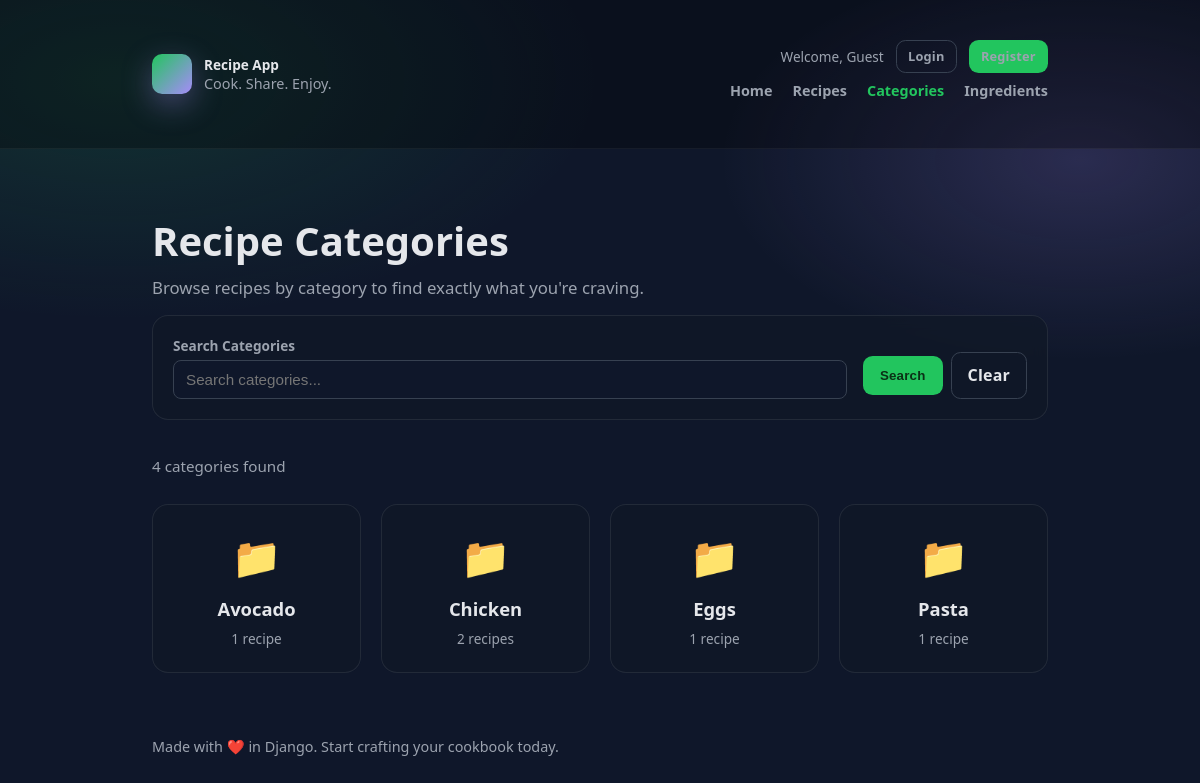
The page /categories/ on the database as committed earlier.
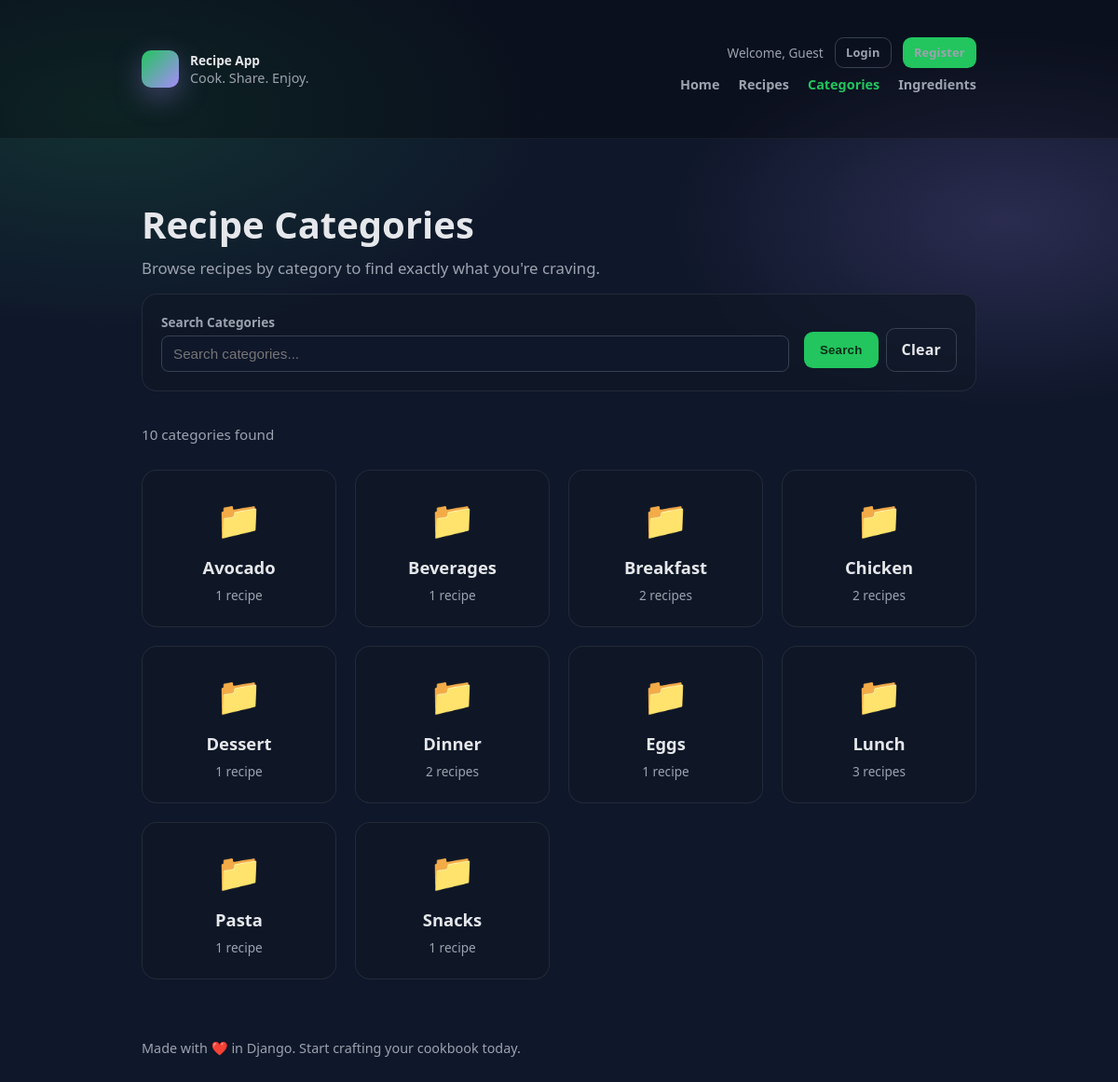
The same page on the database as committed later.
### categories/models.py (models this page shows, shortened)
class Category(models.Model):
	name = models.CharField(max_length=100, unique=True)
	slug = models.SlugField(max_length=120, unique=True)
	created_at = models.DateTimeField(auto_now_add=True)

### categories/views.py (the view)
# urls.py: path('', views.category_list, name='category_list'),
def category_list(request):
    categories = Category.objects.annotate(
        recipe_count=Count('recipes')
    ).order_by('name')
    search_query = request.GET.get('q', '').strip()
    if search_query:
        categories = categories.filter(name__icontains=search_query)
    context = {
        'categories': categories,
        'search_query': search_query,
    }
    return render(request, 'categories/category_list.html', context)

### categories/templates/categories/category_list.html (shortened to what this page needs)
<!DOCTYPE html>
<html lang="en">
<head>
  {% load static %}
  <link rel="stylesheet" href="{% static 'recipes/css/style.css' %}">
</head>
<body>
  <div class="user-bar">
    <div class="container user-bar-inner">
      <div class="brand">
        <div class="logo" aria-hidden="true"></div>
        <div>
          <strong>Recipe App</strong>
          <div style="color: var(--muted); font-size: .9rem;">Cook. Share. Enjoy.</div>
        </div>
      </div>
      <div class="user-bar-right">
        <div class="user-info">
          {% if user.is_authenticated %}
            <span class="user-greeting">Hello, <strong>{{ user.username }}</strong></span>
            <div class="user-links">
              {% if user.is_staff %}<a href="/admin/">Admin</a>{% endif %}
              <form method="post" action="{% url 'logout' %}" class="logout-form">
                {% csrf_token %}
                <button type="submit" class="btn btn-small btn-secondary">Logout</button>
              </form>
            </div>
          {% else %}
            <span class="user-greeting">Welcome, Guest</span>
            <div class="user-links">
              <a href="{% url 'login' %}" class="btn btn-small btn-secondary">Login</a>
              <a href="{% url 'register' %}" class="btn btn-small btn-primary">Register</a>
            </div>
          {% endif %}
        </div>
        <nav class="main-nav">
          <a href="{% url 'recipes:home' %}">Home</a>
          <a href="{% url 'recipes:recipe_list' %}">Recipes</a>
          <a href="{% url 'categories:category_list' %}" class="active">Categories</a>
          <a href="{% url 'ingredients:ingredient_list' %}">Ingredients</a>
        </nav>
      </div>
    </div>
  </div>
  <div class="container">
    <section class="page-header">
      <h1>Recipe Categories</h1>
      <p>Browse recipes by category to find exactly what you're craving.</p>
    </section>
    <section class="filters panel">
      <form method="get" class="filter-form">
        <div class="filter-group" style="flex: 2;">
          <label for="q">Search Categories</label>
          <input type="text" id="q" name="q" value="{{ search_query }}" placeholder="Search categories...">
        </div>
        <div class="filter-actions">
          <button type="submit" class="btn btn-primary">Search</button>
          <a href="{% url 'categories:category_list' %}" class="btn btn-secondary">Clear</a>
        </div>
      </form>
    </section>
    <div class="results-summary">
      <span>{{ categories|length }} categor{{ categories|length|pluralize:"y,ies" }} found</span>
    </div>
    <section class="category-grid">
      {% for category in categories %}
        <a href="{% url 'recipes:recipe_list' %}?category={{ category.slug }}" class="category-card panel">
          <div class="category-icon">📁</div>
          <h2 class="category-name">{{ category.name }}</h2>
          <div class="category-count">
            {{ category.recipe_count }} recipe{{ category.recipe_count|pluralize }}
          </div>
        </a>
      {% empty %}
        <div class="empty-state panel">
          <h3>No categories found</h3>
          <p>{% if search_query %}Try a different search term or <a href="{% url 'categories:category_list' %}">clear the search</a>.{% else %}No categories have been created yet.{% endif %}</p>
        </div>
      {% endfor %}
    </section>
    <footer>
      <div>Made with ❤️ in Django. Start crafting your cookbook today.</div>
    </footer>
  </div>
</body>
</html>

### recipes/static/recipes/css/style.css (style rules this page uses)
:root { --bg: #0f172a; --panel: #111827; --text: #e5e7eb; --muted: #9ca3af; --accent: #22c55e; --accent-2: #a78bfa; }
* { box-sizing: border-box; }
html, body { height: 100%; }
body { margin: 0; font-family: ui-sans-serif, system-ui, -apple-system, Segoe UI, Roboto, Helvetica, Arial, "Apple Color Emoji", "Segoe UI Emoji"; color: var(--text); background: radial-gradient(1200px 600px at 10% 10%, rgba(34,197,94,0.15), transparent 40%), radial-gradient(900px 500px at 90% 20%, rgba(167,139,250,0.18), transparent 40%), var(--bg); }
.user-bar { background: rgba(0, 0, 0, 0.3); border-bottom: 1px solid rgba(255, 255, 255, 0.05); padding: .5rem 0; font-size: .85rem; }
.user-bar-inner { display: flex; justify-content: space-between; align-items: center; padding: 0 2rem; }
.user-bar-right { display: flex; flex-direction: column; align-items: flex-end; gap: .5rem; }
.user-info { display: flex; align-items: center; gap: .75rem; }
.user-greeting { color: var(--muted); }
.user-links { display: flex; align-items: center; gap: .75rem; }
.user-links a { color: var(--muted); text-decoration: none; transition: color 0.15s; }
.main-nav { display: flex; align-items: center; gap: 1.25rem; }
.main-nav a { color: var(--muted); text-decoration: none; font-weight: 600; font-size: .9rem; transition: color 0.15s; }
.main-nav a:hover, .main-nav a.active { color: var(--accent); }
.container { max-width: 960px; margin: 0 auto; padding: 2rem; }
.brand { display: flex; align-items: center; gap: .75rem; }
.logo { width: 40px; height: 40px; border-radius: 10px; background: linear-gradient(135deg, var(--accent), var(--accent-2)); box-shadow: 0 10px 30px rgba(167, 139, 250, 0.35); }
.btn { padding: .7rem 1rem; border-radius: .6rem; border: 1px solid transparent; text-decoration: none; font-weight: 700; letter-spacing: .2px; display: inline-flex; align-items: center; gap: .5rem; }
.btn-primary { background: var(--accent); color: #0b3016; }
.btn-secondary { background: transparent; border-color: #374151; color: var(--text); }
.panel { background: rgba(17, 24, 39, 0.75); border: 1px solid rgba(255, 255, 255, 0.08); border-radius: 1rem; padding: 1.25rem; backdrop-filter: blur(8px); }
footer { color: var(--muted); font-size: .9rem; padding: 2rem 0 1rem; }
nav a.active { color: var(--accent); }
.page-header { padding: 2rem 0 1rem; }
.page-header h1 { font-size: clamp(1.75rem, 5vw, 2.5rem); margin: 0 0 .5rem; }
.page-header p { color: var(--muted); margin: 0; font-size: 1.05rem; }
.filters { margin-bottom: 1.5rem; }
.filter-form { display: flex; flex-wrap: wrap; gap: 1rem; align-items: flex-end; }
.filter-group { display: flex; flex-direction: column; gap: .35rem; flex: 1; min-width: 160px; }
.filter-group label { font-size: .85rem; font-weight: 600; color: var(--muted); }
.filter-group input, .filter-group select { padding: .6rem .75rem; border-radius: .5rem; border: 1px solid #374151; background: var(--bg); color: var(--text); font-size: .95rem; }
.filter-actions { display: flex; gap: .5rem; align-items: center; }
.results-summary { display: flex; align-items: center; gap: 1rem; padding: .75rem 0; color: var(--muted); font-size: .95rem; flex-wrap: wrap; }
.btn-small { padding: .4rem .7rem; font-size: .8rem; }
.category-grid { display: grid !important; grid-template-columns: repeat(auto-fill, minmax(200px, 1fr)); gap: 1.25rem; padding: 1rem 0 2rem; }
a.category-card { display: flex; flex-direction: column; align-items: center; justify-content: center; text-align: center; gap: .5rem; padding: 1.5rem 1rem; text-decoration: none; color: inherit; background: rgba(17, 24, 39, 0.75); border: 1px solid rgba(255, 255, 255, 0.08); border-radius: 1rem; backdrop-filter: blur(8px); transition: transform 0.15s ease, box-shadow 0.15s ease; min-height: 160px; }
.category-icon { font-size: 2.5rem; margin-bottom: .25rem; }
.category-name { font-size: 1.15rem; font-weight: 600; margin: 0; color: var(--text); }
.category-count { font-size: .85rem; color: var(--muted); }

Rows that differ between the two databases and show on the page:
added Category: name "Beverages", recipe_count "1"
added Category: name "Breakfast", recipe_count "2"
added Category: name "Dessert", recipe_count "1"
added Category: name "Dinner", recipe_count "2"
added Category: name "Lunch", recipe_count "3"
added Category: name "Snacks", recipe_count "1"
Other text that changed with them:
{{ categories|length }}: "4" → "10"
